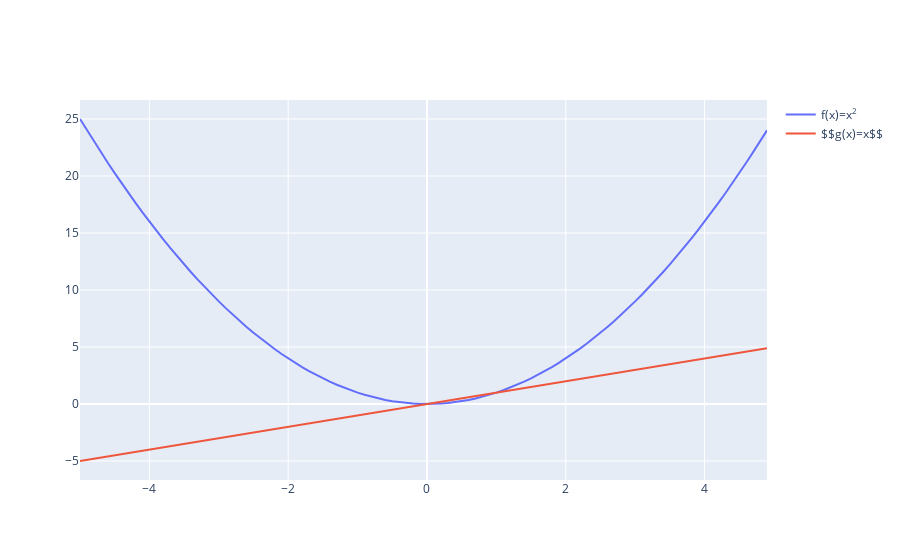

Source (notebook cell):
### Markdown cell above
К сожалению, это имеет свои ограничения, как можно заметить подсказка при наведении на график отображается в «сыром» виде, а не в LATEX.

Победить это можно, если использовать HTML разметку в подписях. В данном примере я буду использовать тег sup. Так же заметьте, что шрифт для LATEX и HTML отличается начертанием.

### Code cell
fig = go.Figure()
fig.add_trace(go.Scatter(x=x, y=f(x), name='f(x)=x<sup>2</sup>'))
fig.add_trace(go.Scatter(x=x, y=x, name='$$g(x)=x$$'))
fig.show()
